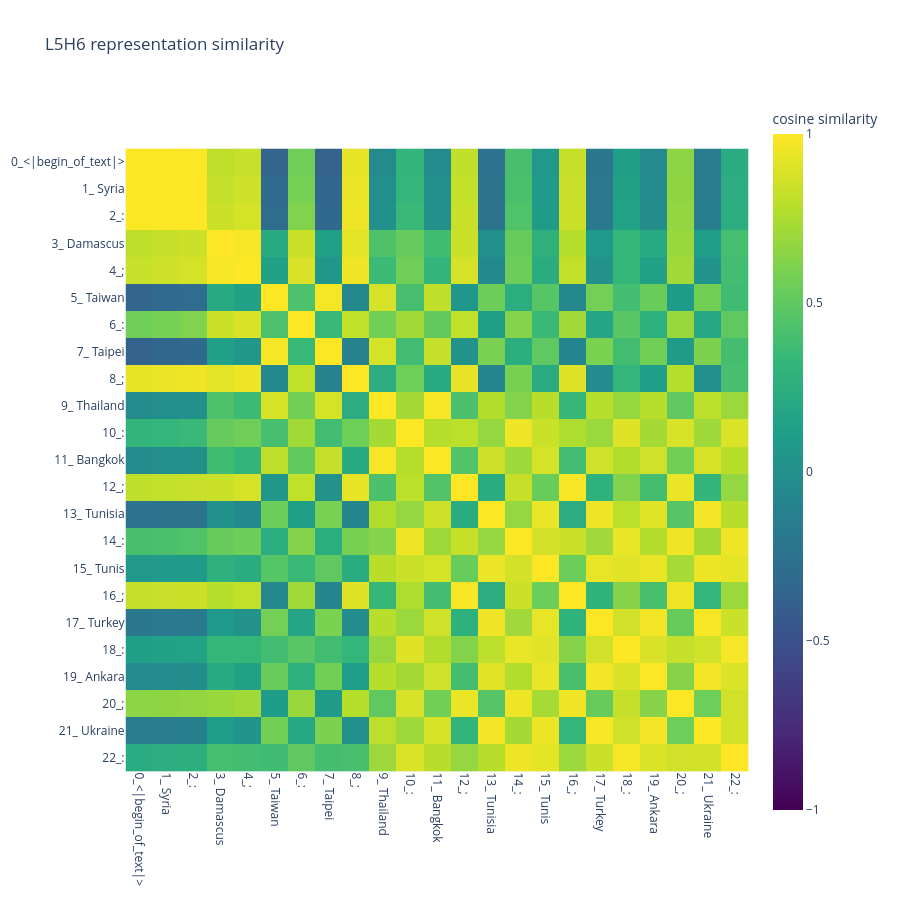

The notebook cell saved with this chart:
### Code cell
# def plot_similarity(sim, str_tokens, title, save_path=None):
#     fig = px.imshow(
#         sim.detach().cpu().numpy(),
#         x=str_tokens, y=str_tokens,
#         labels={"color": "cosine similarity"},
#         title=title,
#         color_continuous_scale="Viridis", zmin=-1, zmax=1,
#     )
#     if save_path:
#         fig.write_html(save_path)
#     return fig

def plot_similarity(sim, str_tokens, title, save_path=None):
    unique_labels = [f"{i}_{tok}" for i, tok in enumerate(str_tokens)]
    fig = px.imshow(
        sim.detach().cpu().numpy(),
        x=unique_labels, y=unique_labels,
        labels={"color": "cosine similarity"},
        title=title,
        color_continuous_scale="Viridis", zmin=-1, zmax=1,
    )
    fig.update_xaxes(tickmode="linear", dtick=1, tickangle=90)
    fig.update_yaxes(tickmode="linear", dtick=1)
    fig.update_layout(width=900, height=900) 
    if save_path:
        save_path.parent.mkdir(parents=True, exist_ok=True)
        fig.write_html(save_path)
    return fig

plot_similarity(cos_sim_L5H6, str_tokens, "L5H6 representation similarity",
    save_path=PATTERN_FOLDER.parent / "rsa" / "L5H6_rsa.html")
# plot_similarity(cos_sim_L6H6, str_tokens, "L6H6 representation similarity",
#     save_path=PATTERN_FOLDER.parent / "rsa" / "L6H6_rsa.html")

### Figure 1 — Plotly figure (JSON) as saved in the notebook; plotly's stock layout.template omitted (floating-point values rounded to 4 significant figures; data arrays with more than 128 entries replaced by an {"elided": "..."} marker saying what was removed)
{"data": [{"coloraxis": "coloraxis", "hovertemplate": "x: %{x}<br>y: %{y}<br>cosine similarity: %{z}<extra></extra>", "name": "0", "type": "heatmap", "x": ["0_<|begin_of_text|>", "1_ Syria", "2_:", "3_ Damascus", "4_;", "5_ Taiwan", "6_:", "7_ Taipei", "8_;", "9_ Thailand", "10_:", "11_ Bangkok", "12_;", "13_ Tunisia", "14_:", "15_ Tunis", "16_;", "17_ Turkey", "18_:", "19_ Ankara", "20_;", "21_ Ukraine", "22_:"], "xaxis": "x", "y": ["0_<|begin_of_text|>", "1_ Syria", "2_:", "3_ Damascus", "4_;", "5_ Taiwan", "6_:", "7_ Taipei", "8_;", "9_ Thailand", "10_:", "11_ Bangkok", "12_;", "13_ Tunisia", "14_:", "15_ Tunis", "16_;", "17_ Turkey", "18_:", "19_ Ankara", "20_;", "21_ Ukraine", "22_:"], "yaxis": "y", "z": {"elided": "23x23 float values"}}], "layout": {"coloraxis": {"autocolorscale": false, "cmax": 1, "cmin": -1, "colorbar": {"title": {"text": "cosine similarity"}}, "colorscale": [[0, "#440154"], [0.1111, "#482878"], [0.2222, "#3e4989"], [0.3333, "#31688e"], [0.4444, "#26828e"], [0.5556, "#1f9e89"], [0.6667, "#35b779"], [0.7778, "#6ece58"], [0.8889, "#b5de2b"], [1, "#fde725"]]}, "height": 900, "title": {"text": "L5H6 representation similarity"}, "width": 900, "xaxis": {"anchor": "y", "constrain": "domain", "domain": [0, 1], "dtick": 1, "scaleanchor": "y", "tickangle": 90, "tickmode": "linear"}, "yaxis": {"anchor": "x", "autorange": "reversed", "constrain": "domain", "domain": [0, 1], "dtick": 1, "tickmode": "linear"}}}
